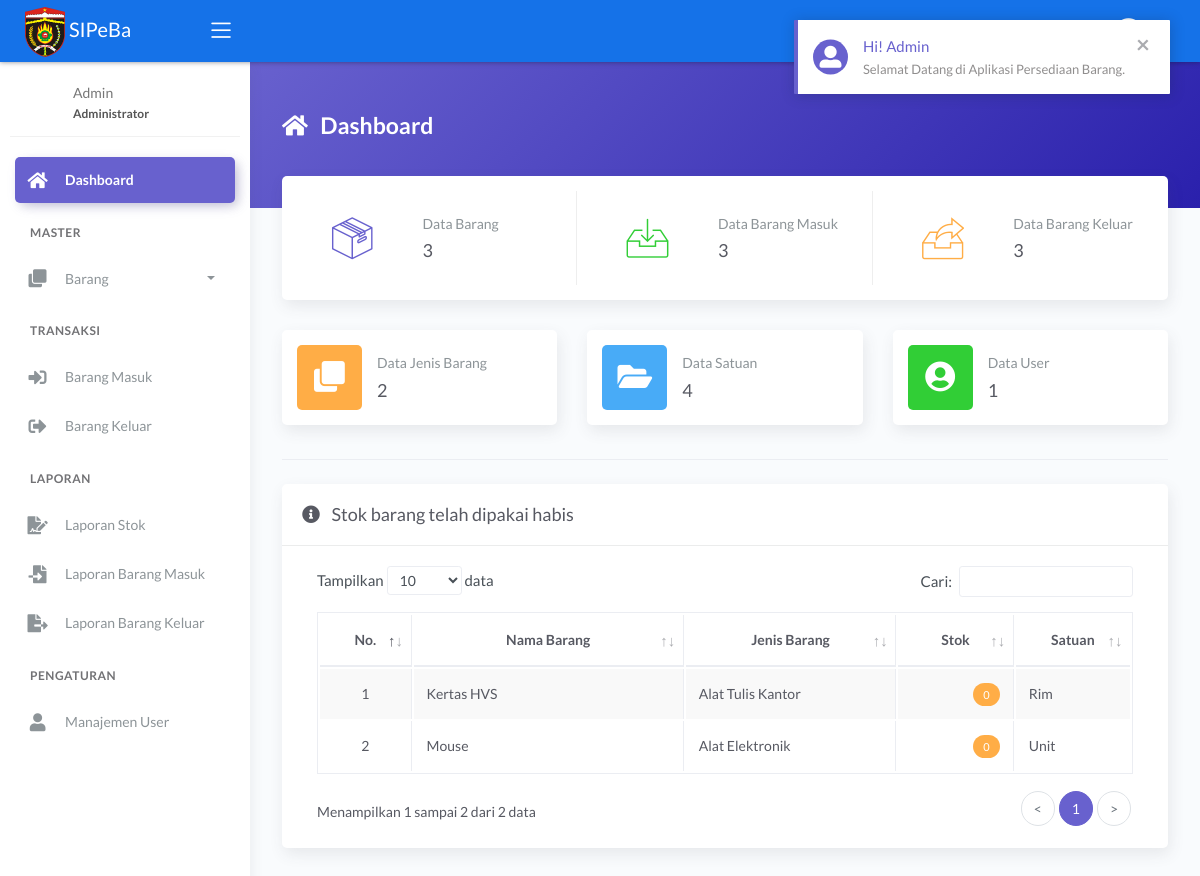
/main.php?module=dashboard&pesan=1 (signed in), run on an earlier commit of the app's database.
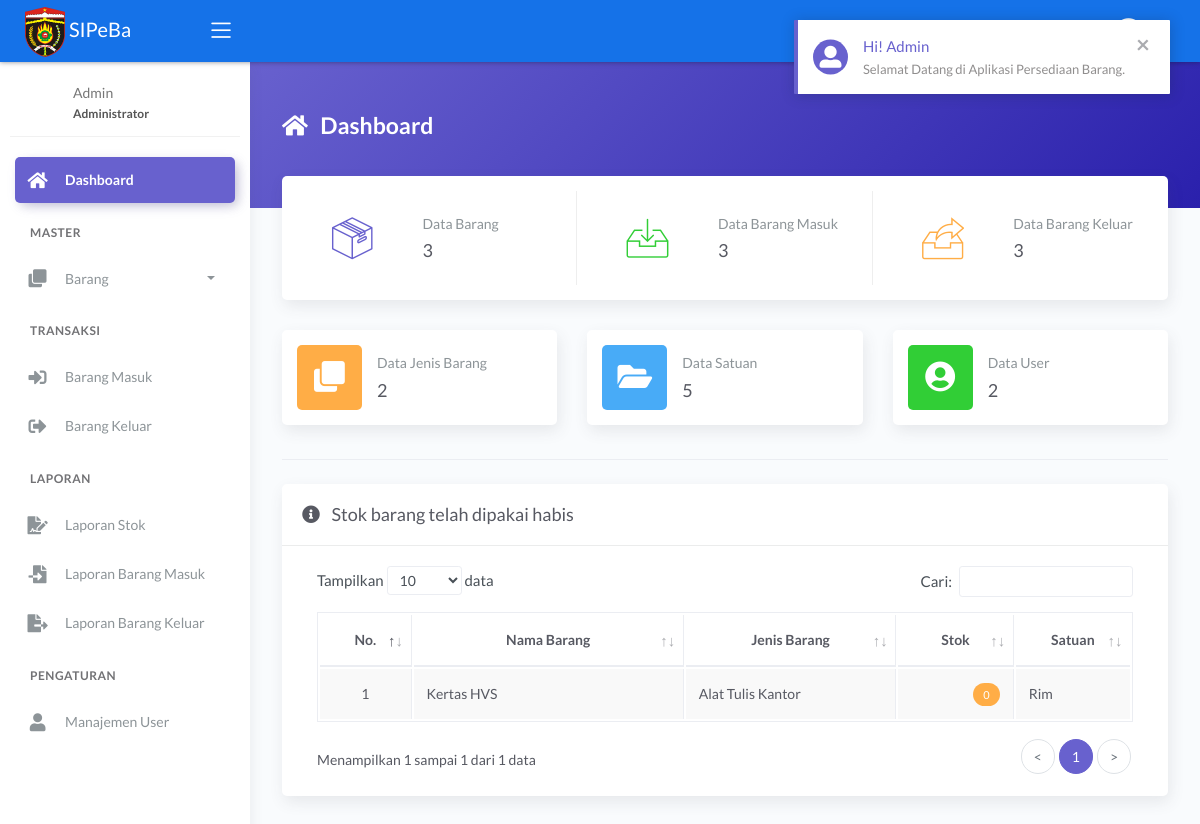
And on a later commit of the database.
### tables this page shows
CREATE TABLE `tbl_barang` (
  `id_barang` varchar(5) NOT NULL,
  `nama_barang` varchar(100) NOT NULL,
  `jenis` int(11) NOT NULL,
  `stok_minimum` int(11) NOT NULL,
  `stok` int(11) NOT NULL DEFAULT 0,
  `satuan` int(11) NOT NULL
);

CREATE TABLE `tbl_jenis` (
  `id_jenis` int(11) NOT NULL,
  `nama_jenis` varchar(50) NOT NULL
);

CREATE TABLE `tbl_satuan` (
  `id_satuan` int(11) NOT NULL,
  `nama_satuan` varchar(30) NOT NULL
);

### modules/dashboard/tampil_data.php (the view)
<?php
if (basename($_SERVER['PHP_SELF']) === basename(__FILE__)) {
  header('location: 404.html');
}
else {
  if (isset($_GET['pesan'])) {
    if ($_GET['pesan'] == 1) {
      echo '<div class="alert alert-notify alert-secondary alert-dismissible fade show" role="alert">
              <span data-notify="icon" class="fas fa-user-alt"></span>
              <span data-notify="title" class="text-secondary">Hi! ' . $_SESSION['nama_user'] . '</span>
              <span data-notify="message">Selamat Datang di Aplikasi Persediaan Barang.</span>
              <button type="button" class="close" data-dismiss="alert" aria-label="Close">
                <span aria-hidden="true">&times;</span>
              </button>
            </div>';
    }
  }
?>
  <div class="panel-header bg-secondary-gradient">
    <div class="page-inner py-5">
      <div class="d-flex align-items-left align-items-md-top flex-column flex-md-row">
        <div class="page-header text-white">
          <h4 class="page-title text-white"><i class="fas fa-home mr-2"></i> Dashboard</h4>
        </div>
      </div>
    </div>
  </div>
  <div class="page-inner mt--5">
    <div class="row row-card-no-pd mt--2">
      <div class="col-sm-12 col-md-4">
        <div class="card card-stats card-round">
          <div class="card-body ">
            <div class="row">
              <div class="col-5">
                <div class="icon-big2 text-center">
                  <i class="flaticon-box-2 text-secondary"></i>
                </div>
              </div>
              <div class="col-7 col-stats">
                <div class="numbers">
                  <p class="card-category">Data Barang</p>
                  <?php
                  $query = mysqli_query($mysqli, "SELECT * FROM tbl_barang")
                                                  or die('Ada kesalahan pada query jumlah data barang : ' . mysqli_error($mysqli));
                  $jumlah_barang = mysqli_num_rows($query);
                  ?>
                  <h4 class="card-title"><?php echo number_format($jumlah_barang, 0, '', '.'); ?></h4>
                </div>
              </div>
            </div>
          </div>
        </div>
      </div>
      <div class="col-sm-12 col-md-4">
        <div class="card card-stats card-round">
          <div class="card-body ">
            <div class="row">
              <div class="col-5">
                <div class="icon-big2 text-center">
                  <i class="flaticon-inbox text-success"></i>
                </div>
              </div>
              <div class="col-7 col-stats">
                <div class="numbers">
                  <p class="card-category">Data Barang Masuk</p>
                  <?php
                  $query = mysqli_query($mysqli, "SELECT * FROM tbl_barang_masuk")
                                                  or die('Ada kesalahan pada query jumlah data barang masuk : ' . mysqli_error($mysqli));
                  $jumlah_barang_masuk = mysqli_num_rows($query);
                  ?>
                  <h4 class="card-title"><?php echo number_format($jumlah_barang_masuk, 0, '', '.'); ?></h4>
                </div>
              </div>
            </div>
          </div>
        </div>
      </div>
      <div class="col-sm-12 col-md-4">
        <div class="card card-stats card-round">
          <div class="card-body">
            <div class="row">
              <div class="col-5">
                <div class="icon-big2 text-center">
                  <i class="flaticon-archive text-warning"></i>
                </div>
              </div>
              <div class="col-7 col-stats">
                <div class="numbers">
                  <p class="card-category">Data Barang Keluar</p>
                  <?php
                  $query = mysqli_query($mysqli, "SELECT * FROM tbl_barang_keluar")
                                                  or die('Ada kesalahan pada query jumlah data barang keluar : ' . mysqli_error($mysqli));
                  $jumlah_barang_keluar = mysqli_num_rows($query);
                  ?>
                  <h4 class="card-title"><?php echo number_format($jumlah_barang_keluar, 0, '', '.'); ?></h4>
                </div>
              </div>
            </div>
          </div>
        </div>
      </div>
    </div>
    <?php
    if ($_SESSION['hak_akses'] != 'Kepala Gudang') { ?>
      <div class="row">
        <div class="col-sm-12 col-md-4">
          <div class="card card-stats card-round">
            <div class="card-body ">
              <div class="row align-items-center">
                <div class="col-icon">
                  <div class="icon-big text-center icon-warning bubble-shadow-small">
                    <i class="fas fa-clone"></i>
                  </div>
                </div>
                <div class="col col-stats ml-3 ml-sm-0">
                  <div class="numbers">
                    <p class="card-category">Data Jenis Barang</p>
                    <?php
                    $query = mysqli_query($mysqli, "SELECT * FROM tbl_jenis")
                                                    or die('Ada kesalahan pada query jumlah data jenis barang : ' . mysqli_error($mysqli));
                    $jumlah_jenis_barang = mysqli_num_rows($query);
                    ?>
                    <h4 class="card-title"><?php echo number_format($jumlah_jenis_barang, 0, '', '.'); ?></h4>
                  </div>
                </div>
              </div>
            </div>
          </div>
        </div>
        <div class="col-sm-12 col-md-4">
          <div class="card card-stats card-round">
            <div class="card-body">
              <div class="row align-items-center">
                <div class="col-icon">
                  <div class="icon-big text-center icon-info bubble-shadow-small">
                    <i class="fas fa-folder-open"></i>
                  </div>
                </div>
                <div class="col col-stats ml-3 ml-sm-0">
                  <div class="numbers">
                    <p class="card-category">Data Satuan</p>
                    <?php
                    $query = mysqli_query($mysqli, "SELECT * FROM tbl_satuan")
                                                    or die('Ada kesalahan pada query jumlah data satuan : ' . mysqli_error($mysqli));
                    $jumlah_satuan = mysqli_num_rows($query);
                    ?>
                    <h4 class="card-title"><?php echo number_format($jumlah_satuan, 0, '', '.'); ?></h4>
                  </div>
                </div>
              </div>
            </div>
          </div>
        </div>
        <div class="col-sm-12 col-md-4">
          <div class="card card-stats card-round">
            <div class="card-body">
              <div class="row align-items-center">
                <div class="col-icon">
                  <div class="icon-big text-center icon-success bubble-shadow-small">
                    <i class="fas fa-user-circle"></i>
                  </div>
                </div>
                <div class="col col-stats ml-3 ml-sm-0">
                  <div class="numbers">
                    <p class="card-category">Data User</p>
                    <?php
                    $query = mysqli_query($mysqli, "SELECT * FROM tbl_user")
                                                    or die('Ada kesalahan pada query jumlah data user : ' . mysqli_error($mysqli));
                    $jumlah_user = mysqli_num_rows($query);
                    ?>
                    <h4 class="card-title"><?php echo number_format($jumlah_user, 0, '', '.'); ?></h4>
                  </div>
                </div>
              </div>
            </div>
          </div>
        </div>
      </div>
      <hr class="mt-1 pb-2">
    <?php } ?>
    <div class="card">
      <div class="card-header">
        <div class="card-title"><i class="fas fa-info-circle mr-2"></i> Stok barang telah dipakai habis</div>
      </div>
      <div class="card-body">
        <div class="table-responsive">
          <table id="basic-datatables" class="display table table-bordered table-striped table-hover">
            <thead>
              <tr>
                <th class="text-center">No.</th>
                <th class="text-center">Nama Barang</th>
                <th class="text-center">Jenis Barang</th>
                <th class="text-center">Stok</th>
                <th class="text-center">Satuan</th>
              </tr>
            </thead>
            <tbody>
              <?php
              $no = 1;
              $query = mysqli_query($mysqli, "SELECT a.id_barang, a.nama_barang, a.jenis, a.stok_minimum, a.stok, a.satuan, b.nama_jenis, c.nama_satuan
                                              FROM tbl_barang as a INNER JOIN tbl_jenis as b INNER JOIN tbl_satuan as c
                                              ON a.jenis=b.id_jenis AND a.satuan=c.id_satuan
                                              WHERE a.stok<=a.stok_minimum ORDER BY a.id_barang ASC")
                                              or die('Ada kesalahan pada query tampil data : ' . mysqli_error($mysqli));
              while ($data = mysqli_fetch_assoc($query)) { ?>
                <tr>
                  <td width="50" class="text-center"><?php echo $no++; ?></td>
                  <td width="200"><?php echo $data['nama_barang']; ?></td>
                  <td width="150"><?php echo $data['nama_jenis']; ?></td>
                  <td width="70" class="text-right"><span class="badge badge-warning"><?php echo $data['stok']; ?></span></td>
                  <td width="70"><?php echo $data['nama_satuan']; ?></td>
                </tr>
              <?php } ?>
            </tbody>
          </table>
        </div>
      </div>
    </div>
  </div>
<?php } ?>

What changed in the data, as far as the page shows it:
removed tbl_barang: nama_barang "Mouse", tbl_jenis.nama_jenis "Alat Elektronik", stok "0", tbl_satuan.nama_satuan "Unit"
Also different on the page:
$jumlah_satuan: "4" → "5"
$jumlah_user: "1" → "2"
text written by a page script: "Tampilkan data Cari: Menampilkan 1 sampai 2 dari 2 data < 1 >" → "Tampilkan data Cari: Menampilkan 1 sampai 1 dari 1 data < 1 >"
